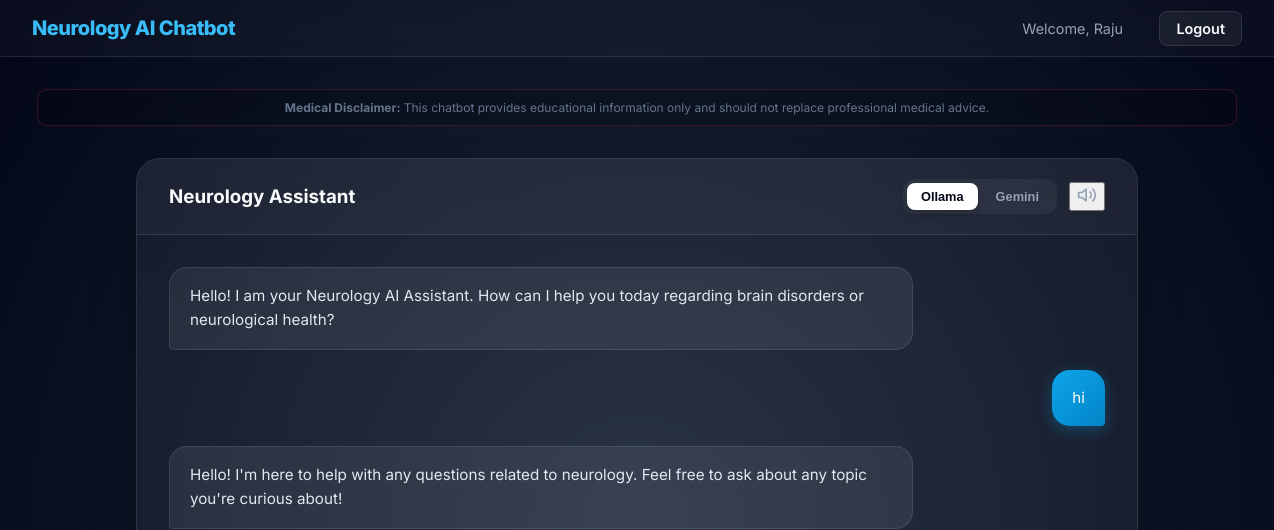
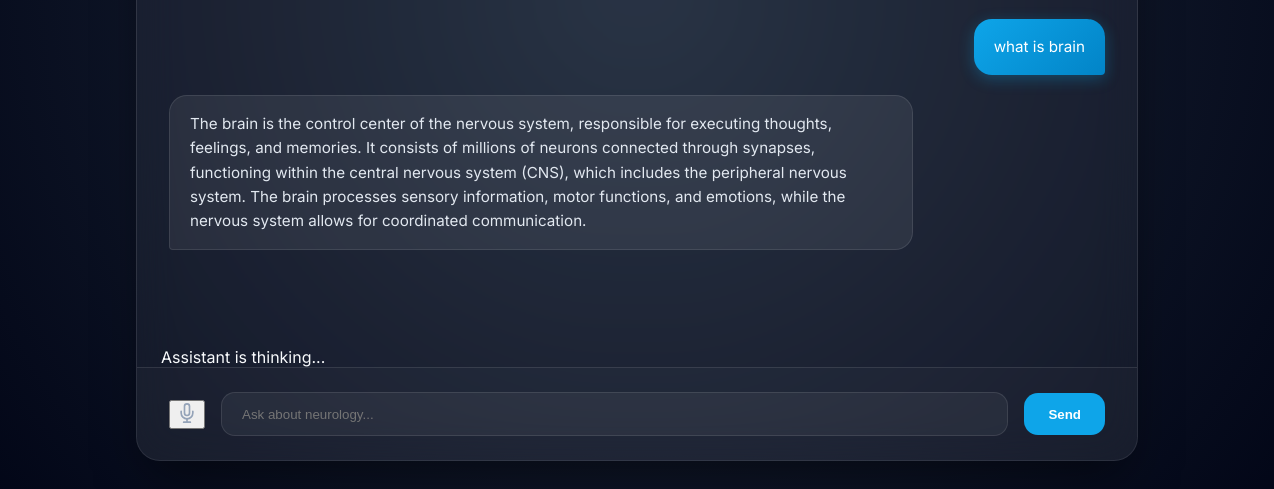
Before: /chat-home/ (signed in) with the older database file (2 pictures, top to bottom).
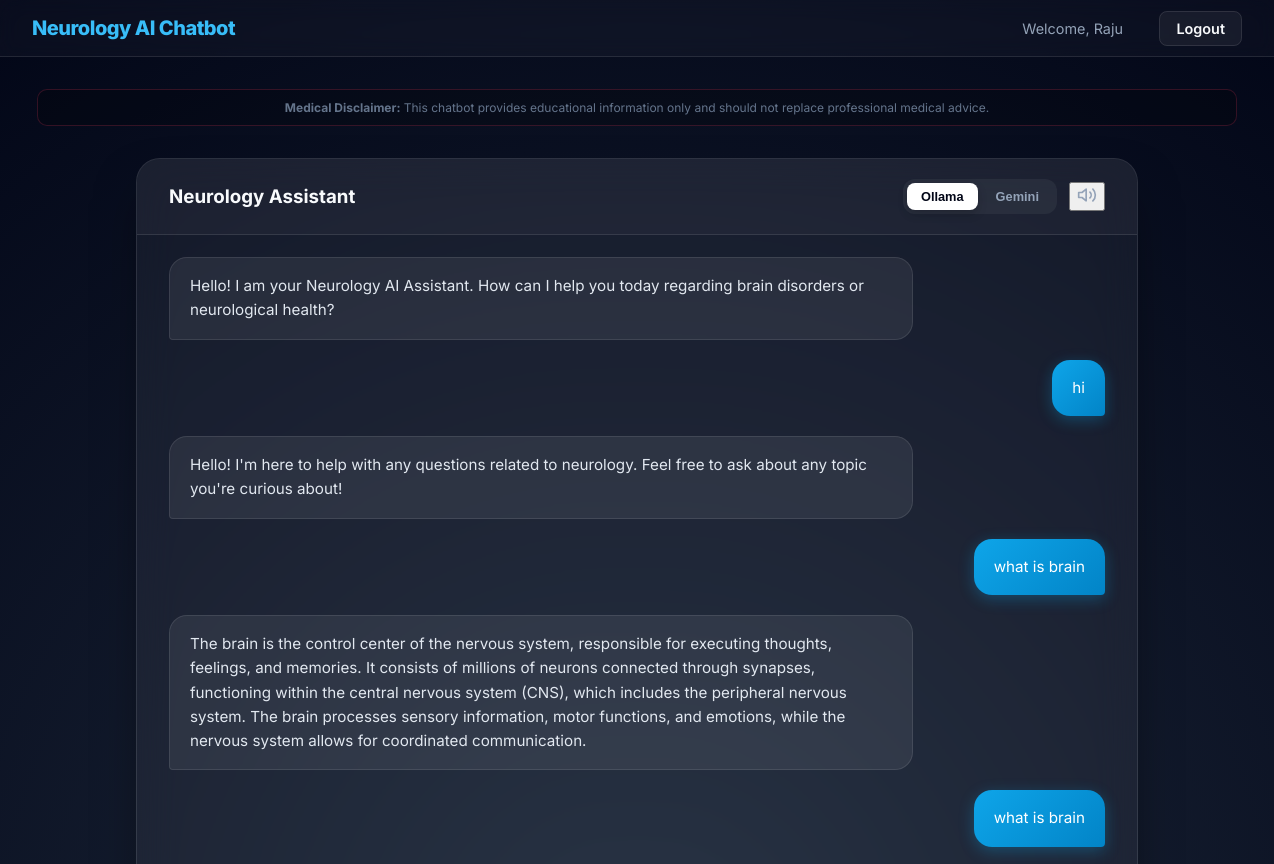
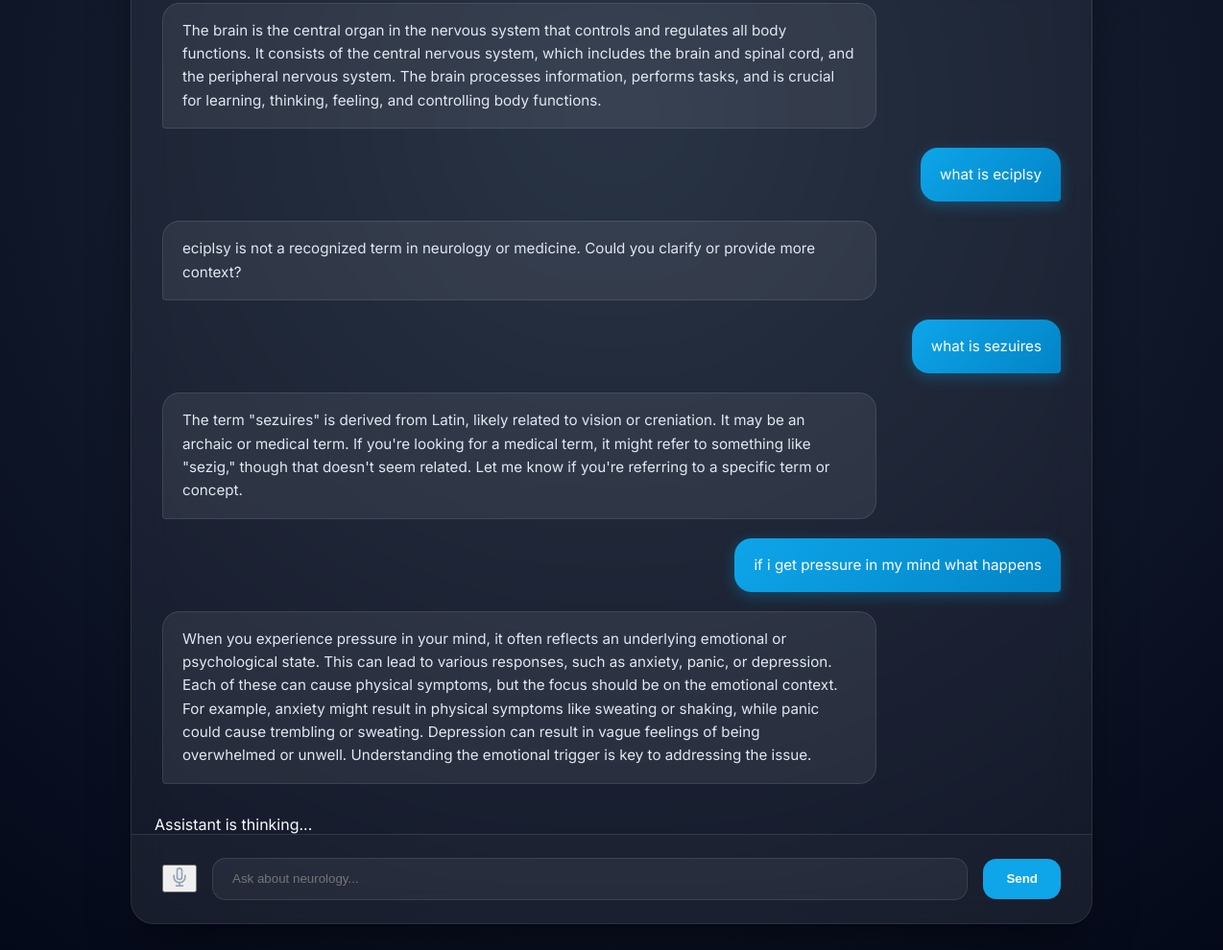
After: the same page with the newer database file (2 pictures, top to bottom).
### chatbot/models.py (models this page shows, shortened)
class Chat(models.Model):
    user = models.ForeignKey(User, on_delete=models.CASCADE)
    message = models.TextField()
    response = models.TextField()
    timestamp = models.DateTimeField(auto_now_add=True)

### chatbot/views.py (the view)
# urls.py: path('chat-home/', views.home, name='home'),
@login_required
def home(request):
    chats = Chat.objects.filter(user=request.user).order_by('timestamp')
    return render(request, "chatbot/index.html", {"chats": chats})

### chatbot/templates/chatbot/index.html (shortened to what this page needs)
{% extends "chatbot/base.html" %}
{% load static %}
{% block content %}
<div class="neural-layer">
</div>
<div class="disclaimer">
    <strong>Medical Disclaimer:</strong> This chatbot provides educational information only and should not replace
    professional medical advice.
</div>
<div class="chat-container">
    <div class="chat-header">
        <h3 style="margin: 0;">Neurology Assistant</h3>
        <div style="display: flex; align-items: center; gap: 0.75rem;">
            <div class="ai-toggle">
                <button type="button" class="toggle-btn active" data-provider="ollama">Ollama</button>
                <button type="button" class="toggle-btn" data-provider="gemini">Gemini</button>
            </div>
            <button id="tts-toggle" class="icon-btn" title="Toggle Text-to-Speech">
            </button>
        </div>
    </div>
    <div class="chat-messages" id="chat-messages">
        <div class="message bot">
            Hello! I am your Neurology AI Assistant. How can I help you today regarding brain disorders or neurological
            health?
        </div>
        {% for chat in chats %}
        <div class="message user">{{ chat.message }}</div>
        <div class="message bot">{{ chat.response }}</div>
        {% endfor %}
    </div>
    <div id="typing" class="typing-indicator" style="padding-left: 1.5rem;">Assistant is thinking...</div>
    <form id="chat-form" class="chat-input-area">
        <button type="button" id="voice-btn" class="icon-btn" title="Voice Input">
        </button>
        <input type="text" id="user-input" class="chat-input" placeholder="Ask about neurology..." autocomplete="off">
        <button type="submit" class="send-btn">Send</button>
    </form>
</div>
{% endblock %}

### chatbot/templates/chatbot/base.html (shortened to what this page needs)
<!DOCTYPE html>
<html lang="en">
<head>
</head>
<body>
    <div class="neural-layer">
    </div>
    <nav class="navbar">
        <a href="/" class="navbar-brand">Neurology AI Chatbot</a>
        <div class="nav-links">
            {% if user.is_authenticated %}
            <span>Welcome, {{ user.username }}</span>
            <a href="{% url 'logout' %}">Logout</a>
            {% else %}
            <a href="{% url 'login' %}">Login</a>
            <a href="{% url 'register' %}">Register</a>
            {% endif %}
        </div>
    </nav>
    <div class="container">
        {% block content %}{% endblock %}
    </div>
</body>
</html>

### chatbot/templates/chatbot/base.html (style rules this page uses)
:root { --primary: #38bdf8; --primary-hover: #0ea5e9; --brain-deep: #020617; --brain-glow: #0ea5e9; --white: #ffffff; --text: #f8fafc; --text-muted: #94a3b8; --glass: rgba(255, 255, 255, 0.05); --glass-border: rgba(255, 255, 255, 0.1); }
body { font-family: 'Inter', sans-serif; background: radial-gradient(circle at center, #1e293b 0%, #020617 100%); color: var(--text); margin: 0; display: flex; flex-direction: column; min-height: 100vh; overflow-x: hidden; }
.neural-layer { position: fixed; top: 0; left: 0; width: 100%; height: 100%; z-index: -1; overflow: hidden; }
.navbar { background: rgba(255, 255, 255, 0.03); backdrop-filter: blur(10px); border-bottom: 1px solid var(--glass-border); padding: 1rem 2rem; display: flex; justify-content: space-between; align-items: center; z-index: 10; }
.navbar-brand { font-weight: 800; font-size: 1.25rem; color: var(--primary); text-decoration: none; letter-spacing: -0.025em; }
.nav-links span { color: var(--text-muted); font-size: 0.9rem; margin-right: 1rem; }
.nav-links a { margin-left: 1rem; text-decoration: none; color: var(--text); font-weight: 600; font-size: 0.9rem; padding: 8px 16px; border-radius: 8px; background: var(--glass); border: 1px solid var(--glass-border); transition: all 0.3s; }
.container { flex: 1; padding: 2rem; max-width: 1200px; margin: 0 auto; width: 100%; z-index: 1; }
.disclaimer { background: rgba(244, 63, 94, 0.1); color: #fda4af; padding: 0.85rem; border-radius: 10px; margin-bottom: 2rem; font-size: 0.8rem; text-align: center; border: 1px solid rgba(244, 63, 94, 0.2); }

### chatbot/templates/chatbot/index.html (style rules this page uses)
.chat-container { max-width: 1000px; margin: 20px auto; display: flex; flex-direction: column; height: 85vh; background: var(--glass); backdrop-filter: blur(20px); border: 1px solid var(--glass-border); border-radius: 24px; box-shadow: 0 25px 50px -12px rgba(0, 0, 0, 0.5); overflow: hidden; animation: fadeIn 1s ease-out; }
.chat-header { padding: 1.25rem 2rem; background: rgba(255, 255, 255, 0.03); border-bottom: 1px solid var(--glass-border); display: flex; align-items: center; justify-content: space-between; }
.chat-messages { flex: 1; overflow-y: auto; padding: 2rem; display: flex; flex-direction: column; gap: 1.25rem; background: transparent; }
.message { max-width: 75%; padding: 1rem 1.25rem; border-radius: 18px; font-size: 0.95rem; line-height: 1.6; position: relative; animation: msgSlide 0.3s ease-out; }
.message.user { align-self: flex-end; background: linear-gradient(135deg, var(--brain-glow), #0284c7); color: white; border-bottom-right-radius: 4px; box-shadow: 0 4px 15px rgba(14, 165, 233, 0.3); }
.message.bot { align-self: flex-start; background: rgba(255, 255, 255, 0.07); color: #e2e8f0; border-bottom-left-radius: 4px; border: 1px solid var(--glass-border); }
.ai-toggle { display: flex; background: rgba(255, 255, 255, 0.05); padding: 4px; border-radius: 12px; gap: 4px; }
.toggle-btn { padding: 6px 14px; border-radius: 8px; border: none; background: transparent; cursor: pointer; font-size: 0.8rem; font-weight: 600; color: #94a3b8; transition: all 0.3s; }
.toggle-btn.active { background: white; color: var(--brain-deep); box-shadow: 0 4px 10px rgba(0, 0, 0, 0.2); }
.chat-input-area { padding: 1.5rem 2rem; background: rgba(255, 255, 255, 0.02); border-top: 1px solid var(--glass-border); display: flex; gap: 1rem; align-items: center; }
.chat-input { flex: 1; padding: 0.85rem 1.25rem; background: rgba(255, 255, 255, 0.05); border: 1px solid var(--glass-border); border-radius: 14px; color: white; outline: none; transition: all 0.3s; }
.send-btn { background: var(--brain-glow); color: white; border: none; border-radius: 14px; padding: 0.85rem 1.5rem; font-weight: 700; cursor: pointer; transition: all 0.3s; }
.icon-btn { color: #94a3b8; transition: all 0.3s; }
.disclaimer { text-align: center; padding: 10px; font-size: 0.75rem; color: #64748b; background: rgba(0, 0, 0, 0.2); }

Changed rows visible on the page:
added Chat: message "what is brain", response "The brain is the central organ in the nervous system that controls and regulates all body functions. It consists of the central nervous system, which includes the brain and spinal cord, and the peripheral nervous system. The brain processes information, performs tasks, and is crucial for learning, thinking, feeling, and controlling body functions."
added Chat: message "what is eciplsy", response "eciplsy is not a recognized term in neurology or medicine. Could you clarify or provide more context?"
added Chat: message "what is sezuires", response "The term \"sezuires\" is derived from Latin, likely related to vision or creniation. It may be an archaic or medical term. If you're looking for a medical term, it might refer to something like \"sezig,\" though that doesn't seem related. Let me know if you're referring to a specific term or concept."
added Chat: message "if i get pressure in my mind what happens", response "When you experience pressure in your mind, it often reflects an underlying emotional or psychological state. This can lead to various responses, such as anxiety, panic, or depression. Each of these can cause physical symptoms, but the focus should be on the emotional context. For example, anxiety might result in physical symptoms like sweating or shaking, while panic could cause trembling or sweating. Depression can result in vague feelings of being overwhelmed or unwell. Understanding the emotional trigger is key to addressing the issue."
